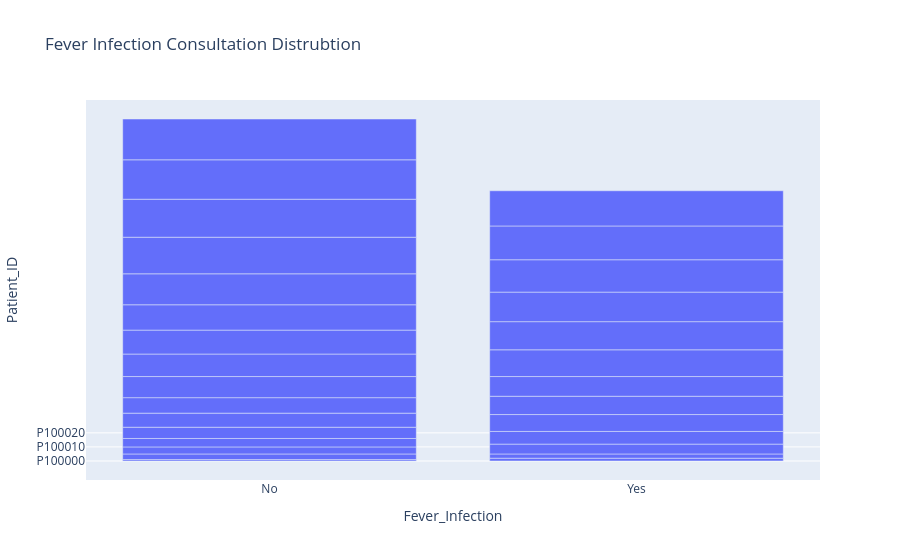

Write notebook code for a chart like this one.
### Code cell
fig = px.bar(df.head(30), x = 'Fever_Infection', y = 'Patient_ID', title = 'Fever Infection Consultation Distrubtion')
fig.show()

### Figure 1 — Plotly figure (JSON) as saved in the notebook; plotly's stock layout.template omitted (floating-point values rounded to 4 significant figures)
{"data": [{"hovertemplate": "Fever_Infection=%{x}<br>Patient_ID=%{y}<extra></extra>", "legendgroup": "", "marker": {"color": "#636efa", "pattern": {"shape": ""}}, "name": "", "orientation": "v", "showlegend": false, "textposition": "auto", "type": "bar", "x": ["No", "No", "Yes", "Yes", "No", "No", "No", "Yes", "No", "Yes", "No", "No", "Yes", "Yes", "Yes", "No", "No", "No", "No", "Yes", "Yes", "Yes", "No", "Yes", "Yes", "Yes", "No", "No", "No", "No"], "xaxis": "x", "y": ["P100000", "P100001", "P100002", "P100003", "P100004", "P100005", "P100006", "P100007", "P100008", "P100009", "P100010", "P100011", "P100012", "P100013", "P100014", "P100015", "P100016", "P100017", "P100018", "P100019", "P100020", "P100021", "P100022", "P100023", "P100024", "P100025", "P100026", "P100027", "P100028", "P100029"], "yaxis": "y"}], "layout": {"barmode": "relative", "legend": {"tracegroupgap": 0}, "title": {"text": "Fever Infection Consultation Distrubtion"}, "xaxis": {"anchor": "y", "domain": [0, 1], "title": {"text": "Fever_Infection"}}, "yaxis": {"anchor": "x", "domain": [0, 1], "title": {"text": "Patient_ID"}}}}
